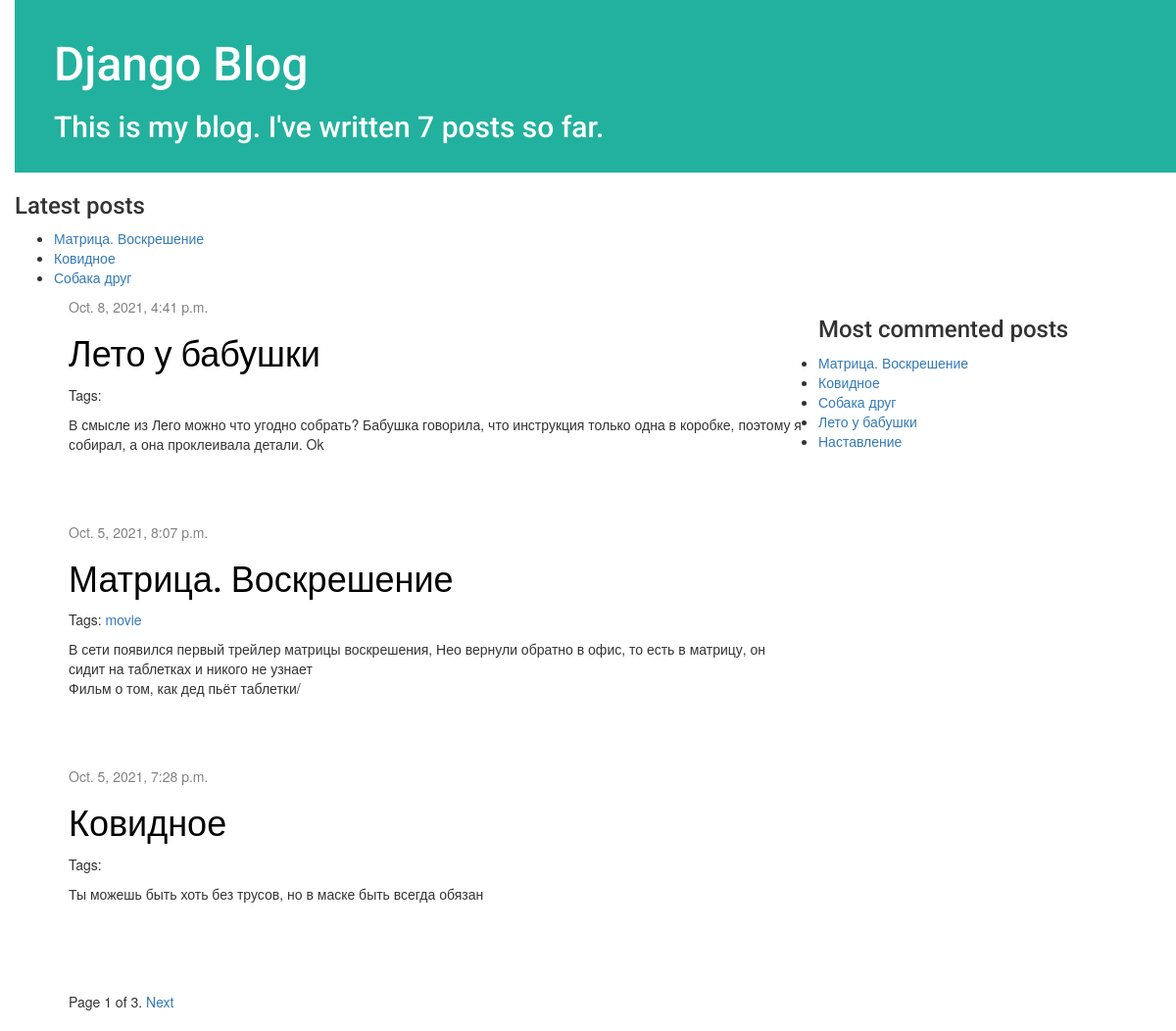
The app's page /, older data.
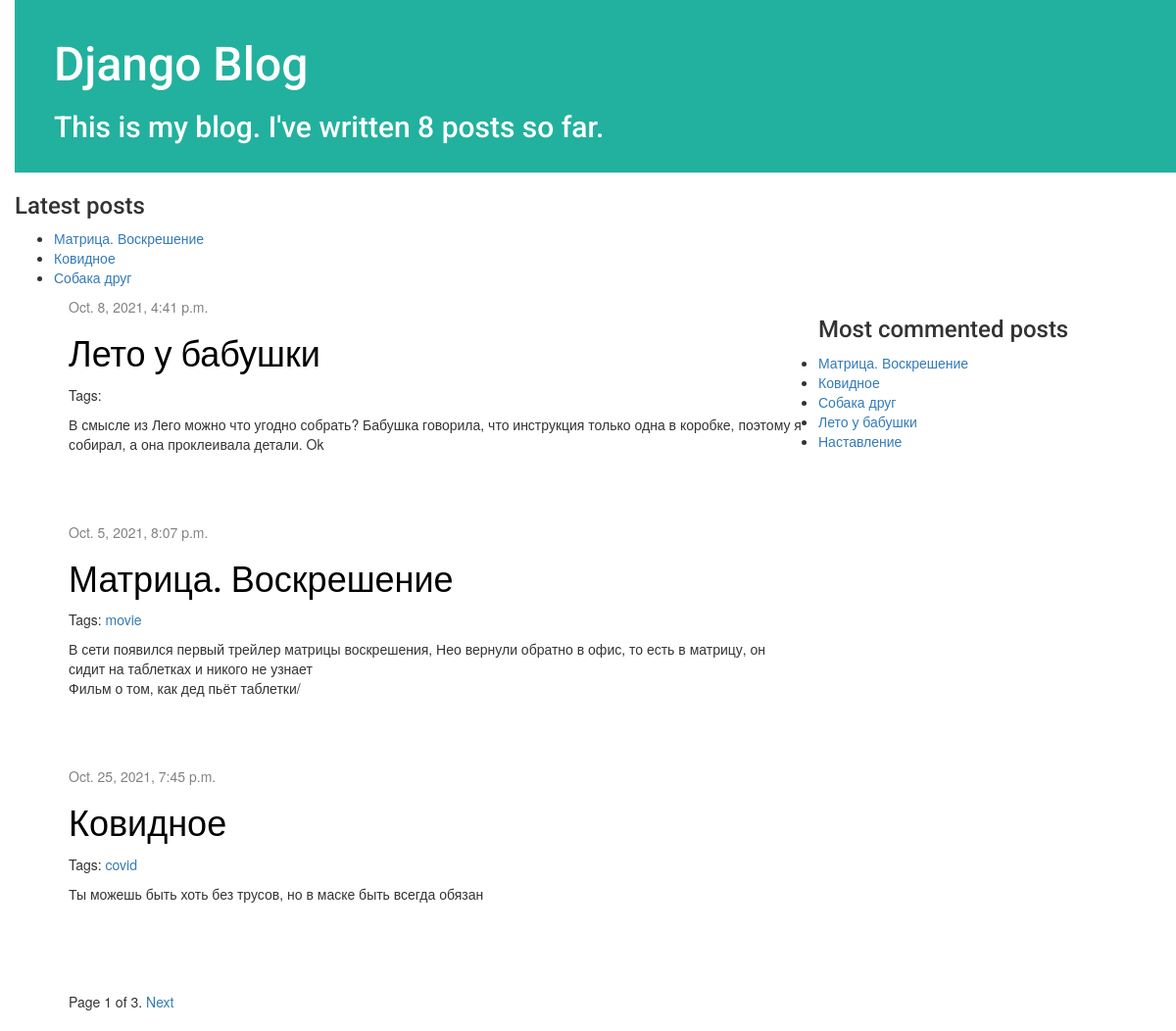
The same page, newer data.
### blog/models.py (models this page shows, shortened)
class Post(models.Model):
    author = models.ForeignKey(settings.AUTH_USER_MODEL, on_delete=models.CASCADE)
    slug = models.SlugField(max_length=250, unique_for_date='published_date')
    title = models.CharField(max_length=200)
    text = models.TextField()
    created_date = models.DateTimeField(default=timezone.now)
    published_date = models.DateTimeField(blank=True, null=True)
    tags = TaggableManager()
    def get_absolute_url(self):
        return reverse('blog:post_detail',
                        args=[self.slug])

### blog/views.py (the view)
# urls.py: path('', views.post_list, name='post_list'),
def post_list(request, tag_slug=None):
    object_list = Post.objects.filter(published_date__lte=timezone.now()).order_by('created_date')
    tag = None
    if tag_slug:
        tag = get_object_or_404(Tag, slug=tag_slug)
        object_list = object_list.filter(tags__in=[tag])
    paginator = Paginator(object_list, 3)  # 3 posts in each page
    page = request.GET.get('page')
    try:
        posts = paginator.page(page)
    except PageNotAnInteger:
        posts = paginator.page(1)
    except EmptyPage:
        posts = paginator.page(paginator.num_pages)
    return render(request,
                  'blog/post_list.html',
                  {'page': page,
                   'posts': posts,
                   'tag': tag})

### blog/templatetags/blog_tags.py (called while the page is built)
@register.simple_tag
def total_posts():
    return Post.objects.filter(published_date__lte=timezone.now()).count()

@register.inclusion_tag('blog/latest_posts.html')
def show_latest_posts(count=5):
    latest_posts = Post.objects.filter(published_date__lte=timezone.now())[:count]
    return {'latest_posts': latest_posts}

@register.simple_tag
def get_most_commented_posts(count=5):
    return Post.objects.annotate(total_comments=Count('comments'))[:count]

### blog/templates/blog/post_list.html (shortened to what this page needs)
{% extends 'blog/base.html' %}
{% block content %}
    {% for post in posts %}
        <div class="post">
            <div class="date">
                {{ post.published_date }}
            </div>
            <h1><a href="{{ post.get_absolute_url }}">{{ post.title }}</a></h1>
            <p class="tags">
                Tags:
                {% for tag in post.tags.all %}
                    <a href="{% url "blog:post_list_by_tag" tag.slug %}">{{ tag.name }}</a>
                {% endfor %}
            </p>
            <p>{{ post.text|linebreaksbr }}</p>
        </div>
    {% endfor %}
    {% include "blog/pagination.html" with page=posts %}
{% endblock %}

### blog/templates/blog/base.html (shortened to what this page needs)
{% load blog_tags %}
{% load static %}
<html>
    <head>
        <link rel="stylesheet" href="//maxcdn.bootstrapcdn.com/bootstrap/3.2.0/css/bootstrap.min.css">
    <link rel="stylesheet" href="//maxcdn.bootstrapcdn.com/bootstrap/3.2.0/css/bootstrap-theme.min.css">
    <link rel="stylesheet" href="{% static 'css/blog.css' %}">
    </head>
    <body>
    <div class="page-header">
        <h1><a href="/">Django Blog</a></h1>
        <h2>This is my blog. I've written {% total_posts %} posts so far.</h2>
    </div>
            <h3>Latest posts</h3>
            {% show_latest_posts 3 %}
    <div class="content container">
        <div class="row">
            <div class="col-md-8">
            {% block content %}
            {% endblock %}
            </div>
            <h3>Most commented posts</h3>
{% get_most_commented_posts as most_commented_posts %}
<ul>
    {% for post in most_commented_posts %}
        <li>
            <a href="{{ post.get_absolute_url }}">{{ post.title }}</a>
        </li>
    {% endfor %}
</ul>
        </div>
    </div>
</body>
</html>

### blog/templates/blog/latest_posts.html
<ul>
    {% for post in latest_posts %}
        <li>
            <a href="{{ post.get_absolute_url }}">{{ post.title }}</a>
        </li>
    {% endfor %}
</ul>

### blog/templates/blog/pagination.html (shortened to what this page needs)
<div class="pagination">
    <span class="step-links">
        <span class="current">
            Page {{ page.number }} of {{ page.paginator.num_pages }}.
        </span>
        {% if page.has_next %}
            <a href="?page={{ page.next_page_number }}">Next</a>
        {% endif %}
    </span>
</div>

### blog/static/css/blog.css (style rules this page uses)
h1 a { color: #303F9F; font-family: 'Roboto', sans-serif; }
h2 { color: rgb(255, 255, 255); font-family: 'Roboto', sans-serif; }
body { padding-left: 15px; }
.page-header { background-color: rgb(34, 177, 158); margin-top: 0; padding: 20px 20px 20px 40px; }
.page-header h1, .page-header h1 a, .page-header h1 a:visited, .page-header h1 a:active { color: #ffffff; font-size: 36pt; text-decoration: none; }
.content { margin-left: 40px; }
h1, h2, h3, h4 { font-family: 'Roboto', sans-serif; }
.date { color: #828282; }
.post { margin-bottom: 70px; }
.post h1 a, .post h1 a:visited { color: #000000; }

Row changes from the older to the newer data that the page shows:
changed Post "Ковидное": published_date "Oct. 5, 2021, 7:28 p.m." → "Oct. 25, 2021, 7:45 p.m."
added Tag: name "covid", shown under Post "Ковидное"
Text that changed along with them:
text no longer shown: "7"
text now shown: "8"
